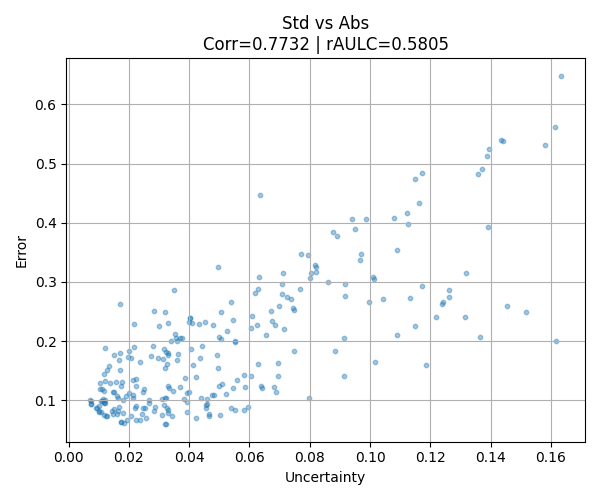
#> input picture segmentation_eval/BUI_iter/std_vs_abs.png, 600 x 500 px, found by its file name; its folder holds 4 pictures in this run
$ python BUI_iterative_seg_eval.py
#> lines starting #> are read from the running program, lines starting #| are printed output that depends on the picture; after the words box and inside, x2 and y2 are one past the last pixel; in counts of white or black regions, pixels touching at a corner belong together; pictures that were not available may be replaced by others from this repository, and a replacement may not be noted
### segmentation_eval/evaluation.py
import numpy as np
from scipy import ndimage
import sklearn.metrics

# [8 lines left out: function min_max_normalize, not called in this run]

def correctness(TP, FP, eps=1e-12):
    return TP / (TP + FP + eps)

def completeness(TP, FN, eps=1e-12):
    return TP / (TP + FN + eps)

def quality(TP, FP, FN, eps=1e-12):
    return TP / (TP + FP + FN + eps)

def f1_score(correctness_val, completeness_val, eps=1e-12):
    return 2.0 / (1.0 / (correctness_val + eps) + 1.0 / (completeness_val + eps))

def relaxed_confusion_matrix(pred_mask, gt_mask, slack=5):
    pred_mask = pred_mask.astype(bool)
    gt_mask = gt_mask.astype(bool)

    gt_d = ndimage.distance_transform_edt(~gt_mask)
    pred_d = ndimage.distance_transform_edt(~pred_mask)

    tp_pred = np.logical_and(pred_mask, gt_d <= slack)
    tp_gt   = np.logical_and(gt_mask, pred_d <= slack)

    TP = np.logical_or(tp_pred, tp_gt).sum()
    FP = np.logical_and(pred_mask, gt_d > slack).sum()
    FN = np.logical_and(gt_mask, pred_d > slack).sum()

    return TP, FP, FN

def compute_ccq(pred_score, gt_mask, threshold=0.5, slack=5):
    pred_mask = pred_score >= threshold
    gt_mask = gt_mask >= 0.5

    TP, FP, FN = relaxed_confusion_matrix(pred_mask, gt_mask, slack)
    corr = correctness(TP, FP)
    comp = completeness(TP, FN)
    qual = quality(TP, FP, FN)
    f1 = f1_score(corr, comp)
    return corr, comp, qual, f1

# [33 lines left out: functions compute_ccq_normal, AULC, rAULC, not called in this run]

def corr(uncs, error):
    matrix = np.corrcoef(np.array(uncs), np.array(error))
    return matrix[0][1]

# [27 lines left out: function split_and_mean, not called in this run]

def get_uncertainty_by_var(list, axis, num_rows, num_cols):
    matrix = np.var(list, axis=axis)
    return split_and_mean(matrix, num_rows, num_cols)

def get_uncertainty_by_std(list, axis, num_rows, num_cols):
    matrix = np.std(list, axis=axis)
    return split_and_mean(matrix, num_rows, num_cols)

def get_error_by_abs(pred, mask, num_rows, num_cols):
    matrix = np.abs(pred - mask)
    return split_and_mean(matrix, num_rows, num_cols)

def get_error_by_mse(pred, mask, num_rows, num_cols):
    matrix = (pred - mask) ** 2
    return split_and_mean(matrix, num_rows, num_cols)

def cal_roc_auc(labels, uncertainties):
    roc_auc = sklearn.metrics.roc_auc_score(labels, uncertainties)
    return roc_auc

# [4 lines left out: function cal_pr_auc, not called in this run]

### segmentation_eval/BUI_iterative_seg_eval.py
import sys
import os
sys.path.append(os.path.abspath(os.path.join(os.path.dirname(__file__), "..")))

from tqdm import tqdm
import numpy as np
import cv2
from pathlib import Path
from concurrent.futures import ThreadPoolExecutor
import csv
import matplotlib.pyplot as plt


from evaluation import compute_ccq, compute_ccq_normal

NUM_ITERATION = 3
SAVE_PATH ="/home/ltnghia02/MEDICAL_ITERATIVE/Uncertainty_Estimation/segmentation_eval/BUI_iter"
OUTPUT_PATH = "/home/ltnghia02/MEDICAL_ITERATIVE/model/BUI_iter/predict_epoch_100/"
IMAGE_TEST_PATH = "/home/ltnghia02/MEDICAL_ITERATIVE/Dataset/BUI_256/test/image"
MASK_PATH = "/home/ltnghia02/MEDICAL_ITERATIVE/Dataset/BUI_256/test/mask"

os.makedirs(SAVE_PATH, exist_ok=True)

image_files = [f for f in os.listdir(IMAGE_TEST_PATH) if f.endswith(".png")]
num_image = len(image_files)
print("Total images:", num_image)

def get_pred(outputs):
    avg_pred = np.mean(outputs, axis=0)
    return avg_pred

def evaluate_single_image(image_name):
#> called with image_name = 'std_vs_abs.png'
    try:
        name_without_ext = os.path.splitext(image_name)[0]
        mask_name = Path(image_name).name
        mask_path = os.path.join(MASK_PATH, mask_name)
        mask = cv2.imread(mask_path, cv2.IMREAD_GRAYSCALE)
#> mask: shape (500, 600); min 0, max 255, mean 247.6
        if mask is None:
            print(f"[ERROR] Cannot read mask: {mask_path}")
            return 0, 0, 0, 0
        mask = (mask >= 128).astype(np.uint8)
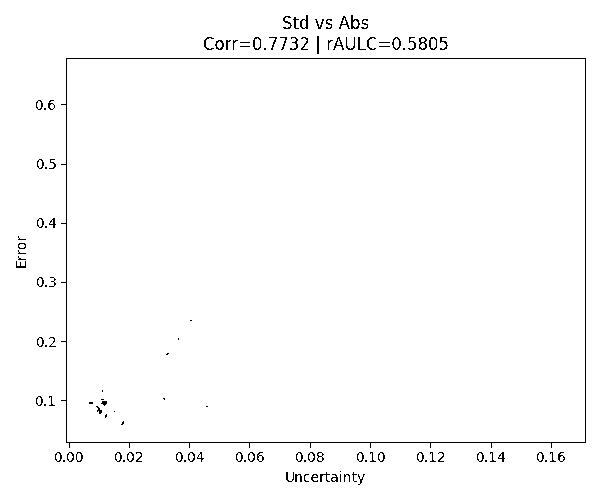
#> mask: shape (500, 600); values 0 (black) and 1 (white), 98.5% white; black in thin lines or dots, all inside (x1, y1, x2, y2) = (16, 15, 586, 485)

        outputs = []
        grads = []
        for i in range(NUM_ITERATION):
            output_path = os.path.join(OUTPUT_PATH, f"{name_without_ext}_output_{i}.png")
            img = cv2.imread(output_path, cv2.IMREAD_GRAYSCALE)
            if img is None:
                print(f"[ERROR] File not found or unreadable: {output_path}")
                return 0, 0, 0, 0
            img = img.astype(np.float32) / 255.0
            outputs.append(img)

            # [9 lines of commented-out code are left out]
        pred = outputs[-1]
        corr, comp, qual, f1 = compute_ccq(pred, mask, threshold=0.5, slack=5)
#> in compute_ccq, `pred_mask = pred_score >= threshold`:
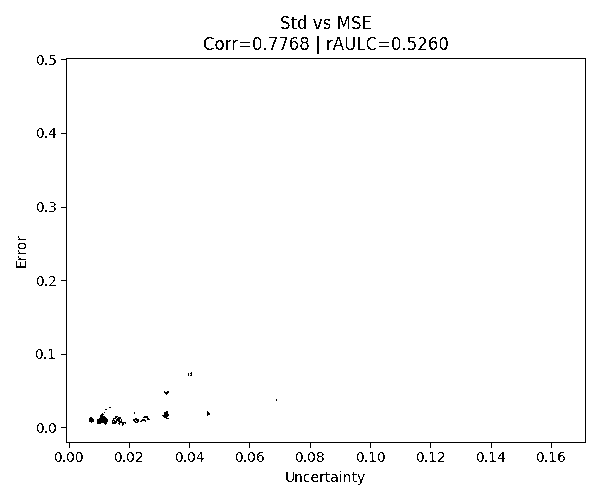
#> pred_mask: shape (500, 600) bool; 98.4% white; black in thin lines or dots, all inside (x1, y1, x2, y2) = (16, 15, 586, 485)
#> in relaxed_confusion_matrix, `gt_d = ndimage.distance_transform_edt(~gt_mask)`:
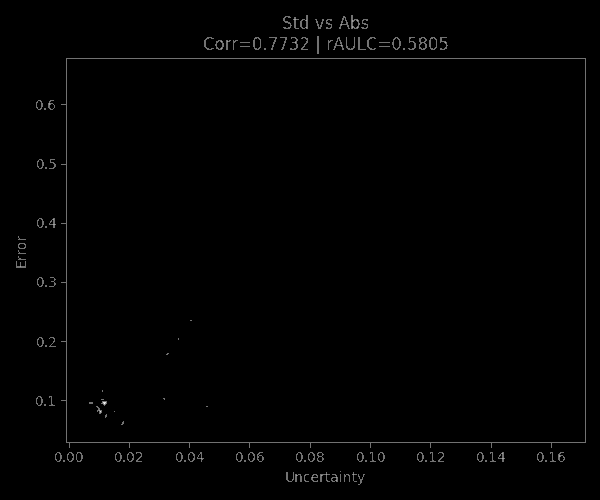
#> gt_d: shape (500, 600) float64; min 0, max 2.24, mean 0.0152; drawn with min black and max white
#> in relaxed_confusion_matrix, `pred_d = ndimage.distance_transform_edt(~pred_mask)`:
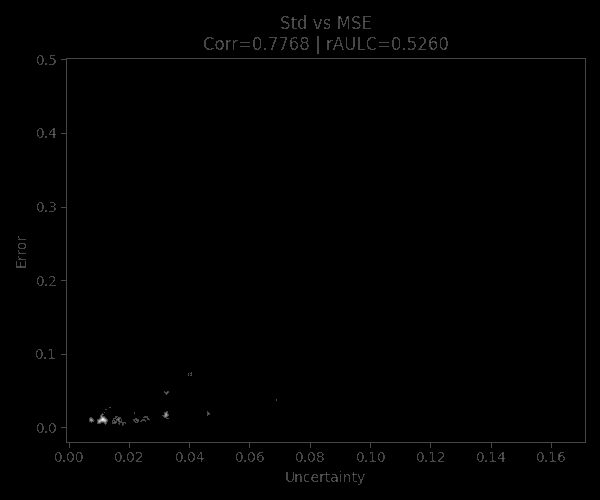
#> pred_d: shape (500, 600) float64; min 0, max 3.61, mean 0.0163; drawn with min black and max white
#> in relaxed_confusion_matrix, `TP = np.logical_or(tp_pred, tp_gt).sum()`: TP = 296241
#> in relaxed_confusion_matrix, `FP = np.logical_and(pred_mask, gt_d > slack).sum()`: FP = 0
#> in compute_ccq, `TP, FP, FN = relaxed_confusion_matrix(pred_mask, gt_mask, slack)`: TP = 296241; FP = 0
#> in compute_ccq, `corr = correctness(TP, FP)`: corr = 1
#> corr = 1; comp = 1; qual = 1; f1 = 1
        # corr, comp, qual, f1 = compute_ccq_normal(pred, mask, threshold=0.5)
        return corr, comp, qual, f1

    except Exception as e:
        print(f"[ERROR] Exception while processing {image_name}: {e}")
        return 0, 0, 0, 0


if __name__ == "__main__":
    correctness = 0
    completeness = 0
    quality = 0
    f1_score = 0

    with ThreadPoolExecutor(max_workers=8) as executor:
        results = list(tqdm(executor.map(evaluate_single_image, image_files), total=num_image))
#> results = [(1, 1, 1, 1)]

    for corr, comp, qual, f1 in results:
        correctness += corr
        completeness += comp
        quality += qual
        f1_score += f1
#> this loop made 1 pass
#> (corr, comp, qual, f1, correctness, completeness, quality, f1_score) on pass 1: (1, 1, 1, 1, 1, 1, 1, 1)
#> after the loop, completeness = 1; correctness = 1; f1_score = 1; quality = 1

    print("\n===> AVERAGE CCQ RESULT <===")
    print(f"Correctness:  {correctness / num_image:.4f}")
#| Correctness:  1.0000
    print(f"Completeness: {completeness / num_image:.4f}")
#| Completeness: 1.0000
    print(f"Quality:      {quality / num_image:.4f}")
#| Quality:      1.0000
    print(f"F1 Score:     {f1_score / num_image:.4f}")
#| F1 Score:     1.0000

    save_file = os.path.join(SAVE_PATH, "seg_avg_results.csv")

    with open(save_file, mode='w', newline='') as f:
        writer = csv.writer(f)
        # Header with chú thích
        writer.writerow([
            "Correctness (Precision)",
            "Completeness (Recall)",
            "Quality (IoU)",
            "F1 Score"
        ])
        # 1 hàng giá trị
        writer.writerow([
            round(correctness / num_image, 4),
            round(completeness / num_image, 4),
            round(quality / num_image, 4),
            round(f1_score / num_image, 4)
        ])

    print(f"\n✅ Results saved to: {save_file}")
